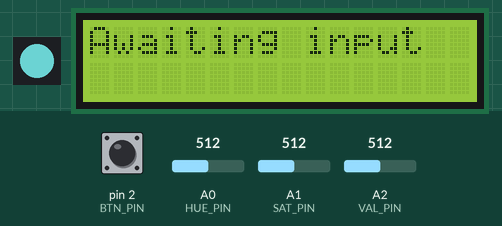
This program was run on a simulated Arduino Uno, built with avr-gcc and run on an emulated ATmega328P. Shown: 1 RGB LEDs in strip order, left to right, 16×2 character LCD. The test bench sets the inputs (shaded band); at power-on: A0 (HUE_PIN) = 512, A1 (SAT_PIN) = 512, A2 (VAL_PIN) = 512, pin 2 (BTN_PIN) HIGH. Dim RGB values are drawn brighter than linear; the strip is taken to match the declared colour order.

Above: at 1.2 s.
1.3 s: A0 (HUE_PIN) set to 716
At 2.5 s:
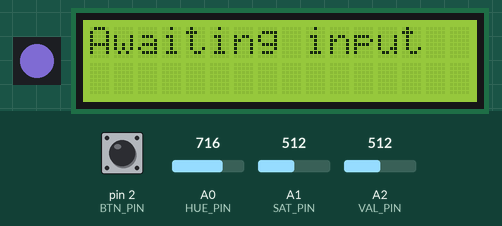
2.8 s: A1 (SAT_PIN) set to 528
At 3.9 s:
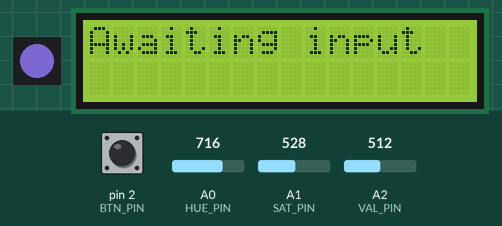
4.3 s: A2 (VAL_PIN) set to 133
At 5.0 s:
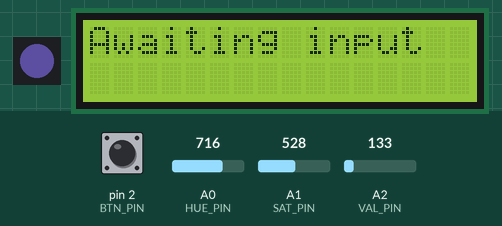
5.8 s: A2 (VAL_PIN) set to 124
At 6.1 s:
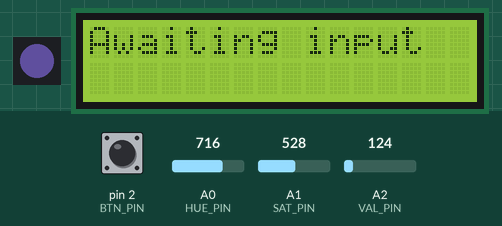
7.3 s: pin 2 (BTN_PIN) pulled LOW for 0.15 s
At 8.1 s:
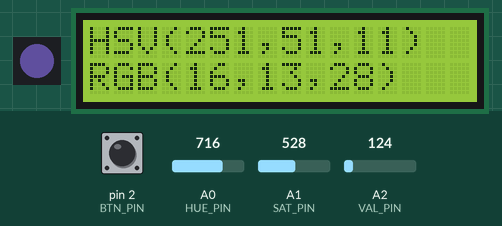
8.9 s: A0 (HUE_PIN) set to 900
At 9.7 s:
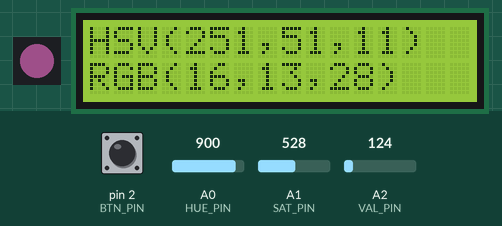
Timing chart, 0 to 11.4 s (numbered marks = the images above; inputs shaded):
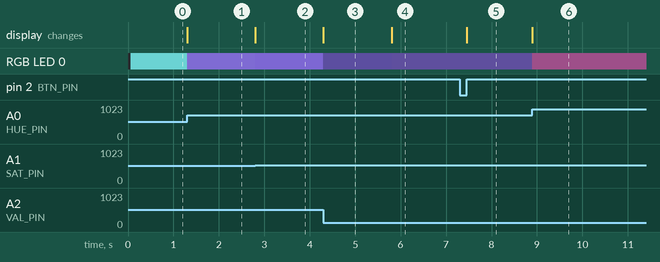

The program:

main.cpp
```cpp
#include <Arduino.h>
#include <Adafruit_NeoPixel.h>
#include <Wire.h>
#include <LiquidCrystal.h>
#include "color_types.h"

#define LED_PIN     13
#define BTN_PIN     2
#define HUE_PIN     A0
#define SAT_PIN     A1
#define VAL_PIN     A2
#define NUM_PIXELS  1
#define LCD_RS      3
#define LCD_ENABLE  4
#define LCD_DB4     8
#define LCD_DB5     9
#define LCD_DB6     10
#define LCD_DB7     11

AnalogColorValues analogValues;
NeoPixelColor neoPixelColor;
HSVColor hsvColor;
RGBColor rgbColor;

char hsv[17] = {};
char rgb[17] = {};

Adafruit_NeoPixel pixels(NUM_PIXELS, LED_PIN, NEO_RGB);
LiquidCrystal lcd(LCD_RS, LCD_ENABLE, LCD_DB4, LCD_DB5, LCD_DB6, LCD_DB7);

void print_to_lcd(void)
{
  sprintf(hsv, "HSV(%d,%d,%d)", hsvColor.hue, hsvColor.sat, hsvColor.val);
  sprintf(rgb, "RGB(%d,%d,%d)", rgbColor.red, rgbColor.green, rgbColor.blue);
  lcd.clear();
  lcd.setCursor(0, 0);
  lcd.print(hsv);
  lcd.setCursor(0, 1);
  lcd.print(rgb);
}

void setup()
{
  pinMode(BTN_PIN, INPUT_PULLUP);
  attachInterrupt(digitalPinToInterrupt(BTN_PIN), print_to_lcd, LOW);

  pixels.begin();
  pixels.clear();
  lcd.begin(16, 2);
  lcd.print("Awaiting input");
}

void loop()
{
  analogValues.analog_hue = analogRead(HUE_PIN);
  analogValues.analog_sat = analogRead(SAT_PIN);
  analogValues.analog_val = analogRead(VAL_PIN);

  neoPixelColor.led_hue = (analogValues.analog_hue * 65535) / 1023;
  neoPixelColor.led_sat = ((uint32_t)analogValues.analog_sat * 255) / 1023;
  neoPixelColor.led_val = ((uint32_t)analogValues.analog_val * 255) / 1023;

  hsvColor.hue = ((uint32_t)neoPixelColor.led_hue * 360) / 65535;
  hsvColor.sat = (neoPixelColor.led_sat * 100) / 255;
  hsvColor.val = (neoPixelColor.led_val * 100) / 255;

  hsv2rgb(&rgbColor, hsvColor.hue, hsvColor.sat, hsvColor.val);

  pixels.setPixelColor(0, pixels.ColorHSV(neoPixelColor.led_hue, neoPixelColor.led_sat, neoPixelColor.led_val));
  pixels.show();
}
```

color_types.cpp
```cpp
#include <math.h>
#include "color_types.h"

void hsv2rgb(RGBColor * const rgb, uint16_t hue, uint8_t sat, uint8_t val)
{
    float r, g, b;

	float h = hue / 360.0;
	float s = sat / 100.0;
	float v = val / 100.0;

	int i = floor(h * 6);
	float f = h * 6 - i;
	float p = v * (1 - s);
	float q = v * (1 - f * s);
	float t = v * (1 - (1 - f) * s);

	switch (i % 6) {
		case 0: r = v, g = t, b = p; break;
		case 1: r = q, g = v, b = p; break;
		case 2: r = p, g = v, b = t; break;
		case 3: r = p, g = q, b = v; break;
		case 4: r = t, g = p, b = v; break;
		case 5: r = v, g = p, b = q; break;
	}

	rgb->red = r * 255;
	rgb->green = g * 255;
	rgb->blue = b * 255;
}
```

color_types.h
```cpp
#ifndef COLOR_TYPES_H_
#define COLOR_TYPES_H_

#include <stdint.h>

typedef struct {
  uint16_t analog_hue;
  uint16_t analog_sat;
  uint16_t analog_val;
} AnalogColorValues;

typedef struct {
  uint16_t led_hue;
  uint8_t led_sat;
  uint8_t led_val;
} NeoPixelColor;

typedef struct {
  uint16_t hue;
  uint8_t sat;
  uint8_t val;
} HSVColor;

typedef struct {
  uint8_t red;
  uint8_t green;
  uint8_t blue;
} RGBColor;

void hsv2rgb(RGBColor * const rgb, uint16_t hue, uint8_t sat, uint8_t val);

#endif      // COLOR_TYPES_H_
```

Measured:
- after the input at 1.3 s, RGB LED 0: RGB(64, 127, 127) → RGB(76, 64, 127) at once
- after the input at 2.8 s, RGB LED 0: RGB(76, 64, 127) → RGB(75, 62, 127) at once
- after the input at 4.3 s, RGB LED 0: RGB(75, 62, 127) → RGB(19, 16, 33) at once
- after the input at 5.8 s, RGB LED 0: RGB(19, 16, 33) → RGB(18, 15, 30) at once
- after the input at 7.3 s, the display: changes after 0.15 s (image 5)
- after the input at 8.9 s, RGB LED 0: RGB(18, 15, 30) → RGB(30, 15, 26) at once
